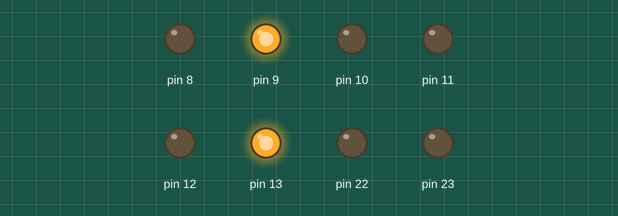
The sketch below on a simulated Arduino Uno, built with avr-gcc and run on an emulated ATmega328P. Parts: output pins drawn as LEDs (lit = HIGH).

Above: at 0.1 s.
At 1.8 s:
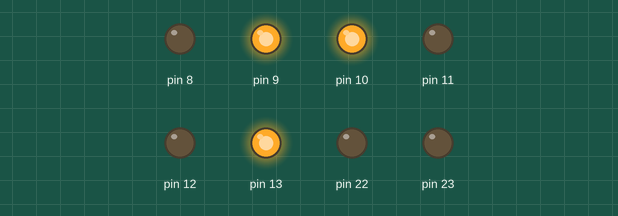
At 13.4 s:
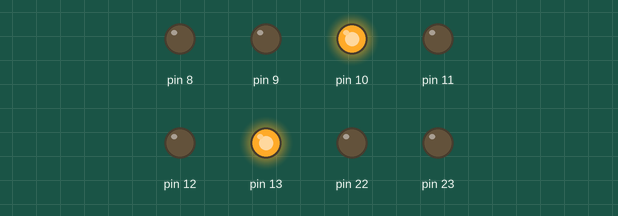
At 18.0 s:
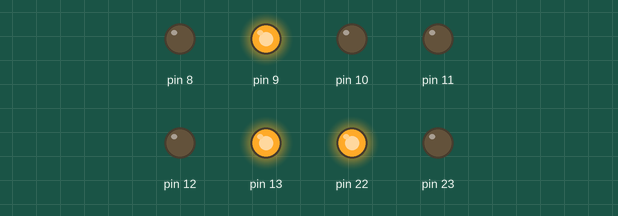
At 29.6 s:
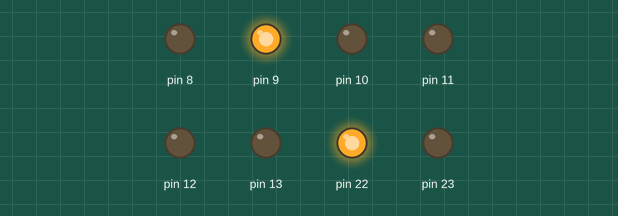
At 36.9 s:
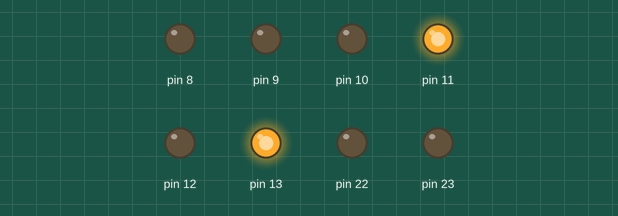
Timing chart, 0 to 38.4 s (numbered marks = the images above):
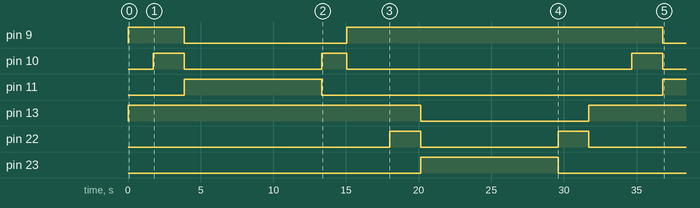

Measured:
- by itself, pin 9: LOW → HIGH at 0.00 s, → LOW 3.9 s later, → HIGH 11.2 s later, → LOW 21.8 s later
- by itself, pin 10: goes HIGH 2.1 s, LOW 9.5 s, HIGH 1.7 s, LOW 19.6 s, HIGH 2.1 s, then LOW
- by itself, pin 11: LOW → HIGH at 3.9 s, → LOW 9.5 s later, → HIGH 23.5 s later
- by itself, pin 13: LOW → HIGH at 0.00 s, → LOW 20.1 s later, → HIGH 11.6 s later
- by itself, pin 22: alternates HIGH for 2.1 s and LOW for 9.5 s
- by itself, pin 23: LOW → HIGH at 20.1 s, → LOW 9.5 s later

The sketch:

task_2.ino
```cpp
//Setup function runs and setups all necessary features. Ran once.
void setup() {
 Serial.begin(9600);//Establishes serial communication between Arduino board and serial montior.
 //asm is the start of the embed assembler instruction set within C.
 //volatile means the variable can be modified from outside
 asm volatile (
 // load immediate the binary value 11111111 into register 19 for output pins .
 "ldi r19, 0xFF  \n" //r19 = 11111111
 //Store register 19 to I/o location 0x04 portB.
 "out 0x04, r19 \n" //portB = 11111111.
 //All pins are set to output.
  );
}
//C loop function. will loop forever performing the traffic light sequence.
void loop() {
asm volatile (
  "start:         \n" //Label tells the assembler where to start execution.
  "rcall .t1      \n"//Calls label t1 which holds the first set of four phase traffic light.
  "rcall .t2      \n"//Calls label t2 which holds the second set of four phase traffic light.
  "rjmp .end      \n"//Jumps to label end to finish off sequence.
//double loop tick*tick: used to tell code to stop execution for a couple of second.
//r8 and r9 both decrement from 255. However, different values can be used.
//Max value 255*255 65,025.
  "delay1:       \n" //Delay1 label start of nested delay loop
  "dec r8        \n"//decrement register 8 by 1.
  "brne delay1   \n" //branche if delay1 is not equal 0.
  "dec r9        \n" //decrement register 9 by 1.
  "brne delay1   \n"//branche if delay1 is not equal to 0.
  "dec r16       \n" //decrement register 16 by 1.
  "brne delay1   \n"//branche if delay1 is not equal 0.
  "ret           \n"//return back to subroutine
//triple loop tick*tick*tick: Used to code to stop execution however for longer.
//r8 ,r9, r10 all have the value 255 which slowlys decrements to give the delay.
//Max value is 255*255*255 16,581,375.
  "delay2:       \n" //Delay2 label start of nested delay loop
  "dec r8        \n"//decrement register 8 by 1.
  "brne delay2   \n"//branche if delay1 is not equal 0.
  "dec r9        \n"//decrement register 9 by 1.
  "brne delay2   \n"//branche if delay1 is not equal to 0.
  "dec r10       \n"//decrement register 10 by 1.
  "brne delay2   \n"//branche if delay1 is not equal to 0.
  "dec r16       \n" ///decrement register 16 by 1.
  "brne delay2   \n"//branche if delay1 is not equal 0
  "ret           \n"//return back to subroutine
//Start of the first set of four phase traffic light sequence.
  ".t1:           \n"//t1 label used to call traffic light sequence.
//phase 1: red light only.
  "Sbi 0x05, 0x01 \n"//set bit 0x01 (pin 52) in I/O register 0x05(turns on Red LED).
  "Sbi 0x05, 0x05 \n"//set bit 0x05 (pin 10) in I/O register 0x05(turns on Red LED).
  "ldi r16,140    \n"//Load immediately 140 into register 16 (which is 2 seconds).
  "rcall delay1   \n"//call function delay1 which will delay the execution of code.
//phase 2: Red and ambler lighton.
  "sbi 0x05, 0x02 \n"//set bit 0x02 (pin 51)in I/O register 0x05 on (turns on Amber LED).
  "ldi r16,173    \n"//Load immediately 173 into register 16 (which is 3 seconds).
  "rcall delay1   \n"//call function delay1 which will delay the execution of code.
//phase 3: green light on only.
   "cbi 0x05, 0x01\n"//Clears bit 0x01 (pin 52)from I/O register 0x05 (Turn OFF Red LED).
   "cbi 0x05, 0x02\n"//Clears bit 0x02 (pin 51)from I/O register 0x05 (Turn OFF Amber LED).
   "sbi 0x05, 0x03\n"//set bit 0x03 (pin 50) in I/O register 0x05(turns on Green LED).
   "ldi r16,3     \n"//Load immediately 3 into register 16 (which is 10 seconds).
   "rcall delay2  \n"//call function delay2 which will delay the execution of code.
//phase 4: ambler light on only.
   "cbi 0x05, 0x03\n"//Clears bit 0x03 (pin 50)from I/O register 0x05 (Turn OFF Green LED).
   "sbi 0x05, 0x02\n"//set bit 0x02 (pin 51)in I/O register 0x05 on (turns on Amber LED).
   "ldi r16,140   \n"//Load immediately 140 into register 16 (which is 2 seconds).
   "rcall delay1  \n"//call function delay1 which will delay the execution of code.
//shifts back to red.
   "sbi 0x05, 0x01\n"//set bit 0x01 (pin 52) in I/O register 0x05(turns on Red LED).
   "cbi 0x05, 0x02\n"//Clears bit 0x02 (pin 51)from I/O register 0x05 (Turn OFF Amber LED).
   "ldi r16,100  \n"//Load immediately 100 into register 16 (which is 1 seconds).
   "rcall delay1 \n"//call function delay1 which will delay the execution of code.
   "ret          \n"//return back to subroutine

//Start of the second set of four phase traffic light sequence.
  ".t2:           \n"
  //phase 1: red light only.
  "Sbi 0x05, 0x01 \n"//set bit 0x01 (pin 52) in I/O register 0x05(turns on Red LED).
  "Sbi 0x05, 0x05 \n"//set bit 0x05 (pin 10) in I/O register 0x05(turns on Red LED).
  "ldi r16,140    \n"//Load immediately 140 into register 16 (which is 2 seconds).
  "rcall delay1   \n"//call function delay1 which will delay the execution of code.
  //phase 2: Red and ambler lighton.
  "sbi 0x05, 0x06 \n"//set bit 0x06 (pin 11) in I/O register 0x05(turns on Amber LED).
  "ldi r16,173    \n"//Load immediately 173 into register 16 (which is 3 seconds).
  "rcall delay1   \n"//call function delay1 which will delay the execution of code.
  //phase 3: green light on only.
   "cbi 0x05, 0x05\n"//Clears bit 0x05 (pin 10)from I/O register 0x05 (Turn OFF Red LED).
   "cbi 0x05, 0x06\n"//Clears bit 0x06 (pin 11)from I/O register 0x05 (Turn OFF Amber LED).
   "sbi 0x05, 0x07\n"//set bit 0x07 (pin 12) in I/O register 0x05(turns on Green LED).
   "ldi r16,3     \n"//Load immediately 3 into register 16 (which is 10 seconds).
   "rcall delay2  \n"//call function delay2 which will delay the execution of code.
  //phase 4: ambler light on only.
   "cbi 0x05, 0x07\n"//Clears bit 0x07 (pin 12)from I/O register 0x05 (Turn OFF Green LED).
  "sbi 0x05, 0x06 \n"//set bit 0x06 (pin 11) in I/O register 0x05(turns on Amber LED).
   "ldi r16,173    \n"//Load immediately 173 into register 16 (which is 3 seconds).
  "rcall delay1   \n"//call function delay1 which will delay the execution of code.
  //shifts back to red.
  "Sbi 0x05, 0x05 \n"//set bit 0x05 (pin 10) in I/O register 0x05(turns on Red LED).
   "cbi 0x05, 0x06\n"//Clears bit 0x06 (pin 11)from I/O register 0x05 (Turn OFF Amber LED).
   "ldi r16,100   \n"//Load immediately 100 into register 16 (which is 1 seconds).
  "rcall delay1   \n"//call function delay1 which will delay the execution of code.
   "ret           \n"
   ".end:         \n"//Label end is to jump to the end of the asm black to finish and start execution again.
   );
}
```
